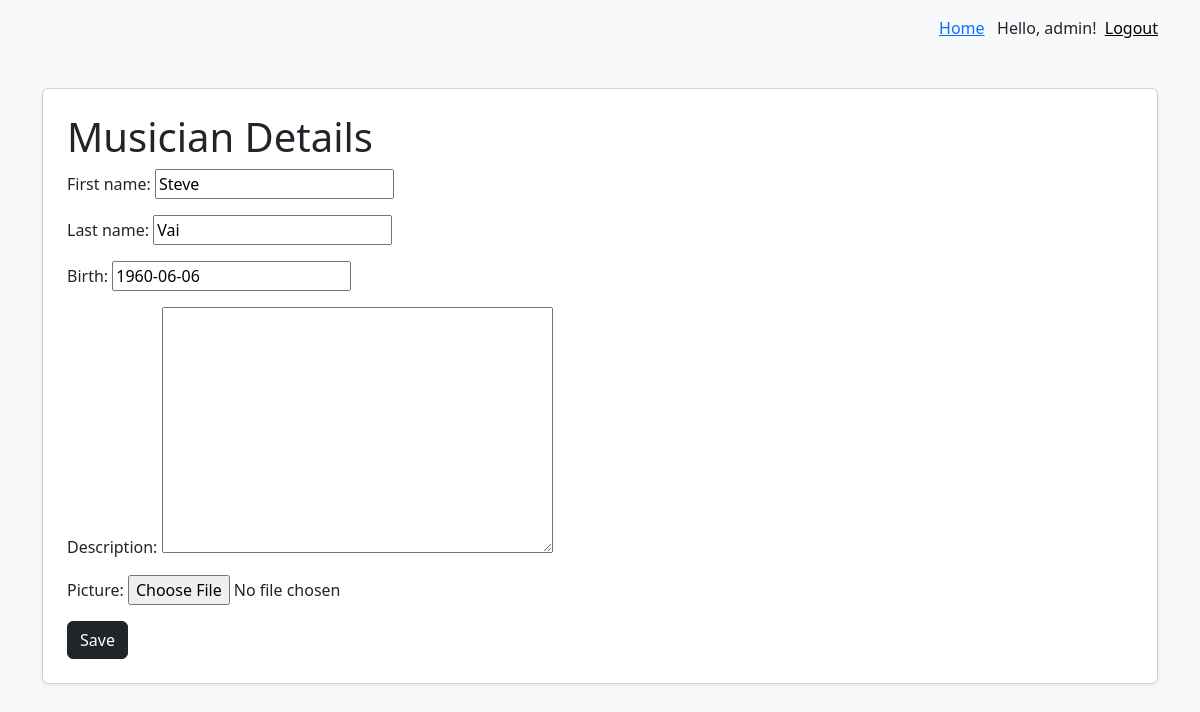
/bands/edit_musician/1/ (signed in), run on the app's committed database.
### bands/models.py (models this page shows, shortened)
class Musician(models.Model):
    first_name = models.CharField(max_length=50)
    last_name = models.CharField(max_length=50)
    birth = models.DateField()
    description = models.TextField(blank=True)
    picture = models.ImageField(blank=True, null=True)
    class Meta:
        ordering = ["last_name", "first_name"]

### bands/views.py (the view, shortened to what this page needs)
def edit_musician(request, musician_id=0):
    if musician_id != 0:
        musician = get_object_or_404(Musician, id=musician_id)
        if (
            not request.user.is_staff
            and not request.user.userprofile.musician_profiles.filter(
                id=musician_id
            ).exists()
        ):
            raise Http404("Can only edit controlled musicians")
    if request.method == "GET":
        if musician_id == 0:
            form = MusicianForm()
        else:
            form = MusicianForm(instance=musician)
    data = {
        "form": form,
    }
    return render(request, "edit_musician.html", data)

### templates/edit_musician.html (shortened to what this page needs)
{% extends "base.html" %}
{% block content %}
    <h1>Musician Details</h1>
    <form method="post" enctype="multipart/form-data">
        {{ form.as_p }}
        <button class="btn btn-dark" type="submit">Save</button>
    </form>
{% endblock content %}

### templates/base.html (shortened to what this page needs)
<!DOCTYPE html>
<html lang="en">
<head>
    <link
        href="https://cdn.jsdelivr.net/npm/bootstrap@5.3.3/dist/css/bootstrap.min.css"
        rel="stylesheet"
>
</head>
<body class="bg-light">
    <div class="container mt-3 d-flex justify-content-end">
        <a href="{% url 'home' %}">Home</a>&nbsp;&nbsp;
        {% if user.is_authenticated %}
            Hello, {{ user.username }}! &nbsp;
            <form id="logout-form" method="post" action="{% url 'logout' %}">
                <button type="submit" style="background: none; border:none; cursor:pointer; padding:0; text-decoration: underline;">
                    Logout
                </button>
            </form>
        {% else %}
            <a href="{% url 'login' %}">Login</a>
        {% endif %}
    </div>
    <main class="container my-5">
        <div class="card shadow-sm p-4 bg-white rounded">
            {% block content %}
            {% endblock content %}
        </div>
    </main>
</body>
</html>

### data on the page
Musician: first_name "Steve", last_name "Vai", birth "1960-06-06"

### other printed values
{{ user.username }} "admin"
